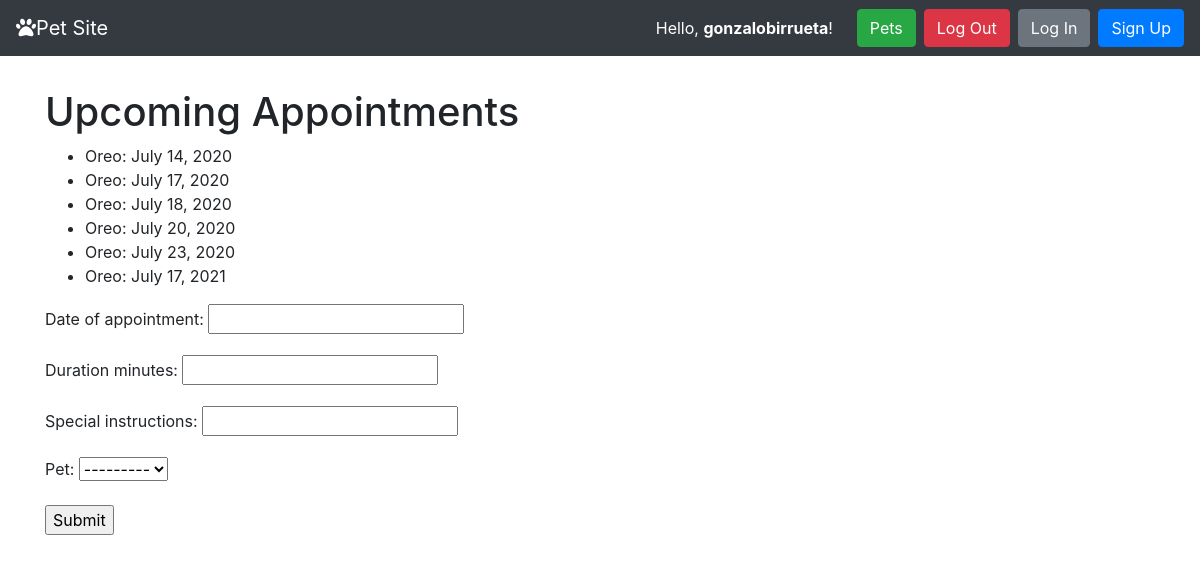
The page /calendar/ (signed in) on the database as committed earlier.
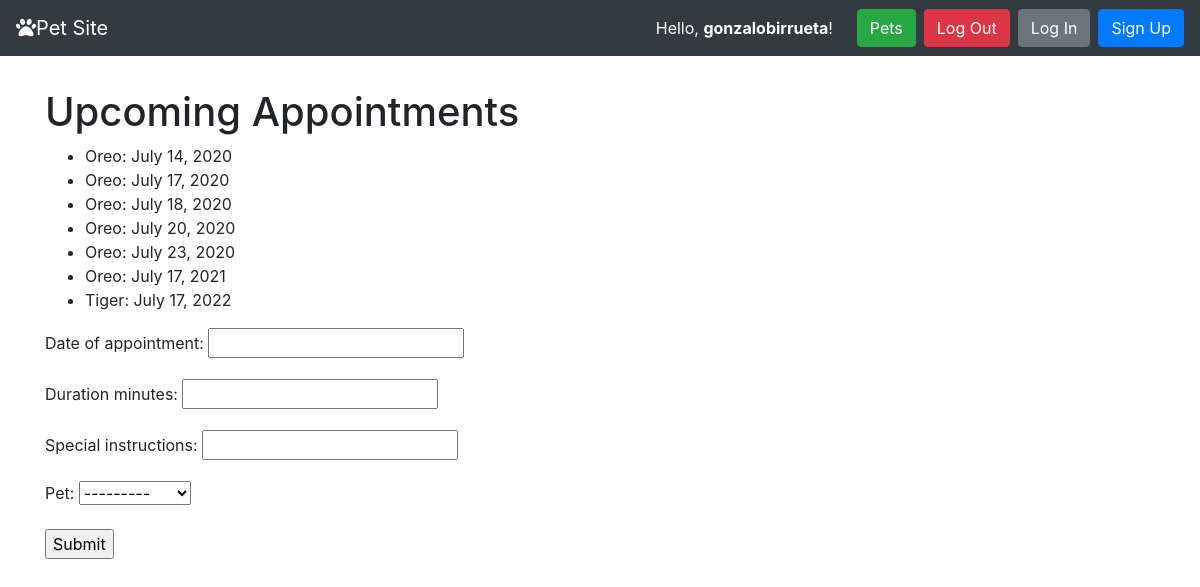
The same page on the database as committed later.
### pet/models.py (models this page shows)
class Appointment(models.Model):
    date_of_appointment = models.DateField()
    duration_minutes = models.IntegerField()
    special_instructions = models.CharField(max_length=100)
    pet = models.ForeignKey(Pet, on_delete=models.CASCADE)

class Pet(models.Model):
    pet_name = models.CharField(max_length=100)
    species = models.CharField(max_length=100)
    breed = models.CharField(max_length=100)
    weight_in_pounds = models.IntegerField()
    owner = models.ForeignKey(User, on_delete=models.CASCADE)
    def __str__(self):
        return self.pet_name

### pet/views.py (the view, shortened to what this page needs)
# urls.py: path('calendar/', AppointmentList.as_view(), name='calendar')
class AppointmentList(ListView):
  def get(self, request, *args, **kwargs):
      context = {
            'appointments': Appointment.objects.order_by('date_of_appointment'),
            'form': AppointmentForm()
      }
      return render(request, 'calendar.html', context)

### pet/forms.py
class AppointmentForm(forms.ModelForm):
    class Meta:
        model = Appointment
        fields = ['date_of_appointment', 'duration_minutes','special_instructions', "pet"]

### pet/templates/calendar.html (shortened to what this page needs)
{% extends 'base.html' %}
{% block content %}
{% if user.is_authenticated %}
  <h1>Upcoming Appointments</h1>
  <ul>
    {% for appointment in appointments %}
      <li>
        <a>{{appointment.pet.pet_name}}: {{ appointment.date_of_appointment }} </a>
      </li>
    {% endfor %}
  </ul>
  <form method="POST">
  {{ form.as_p }}
  <input type="submit" value="Submit">
  </form>
{% endif %}
{% endblock %}

Rows that differ between the two databases and show on the page:
added Appointment: pet.pet_name "Tiger", date_of_appointment "July 17, 2022"
